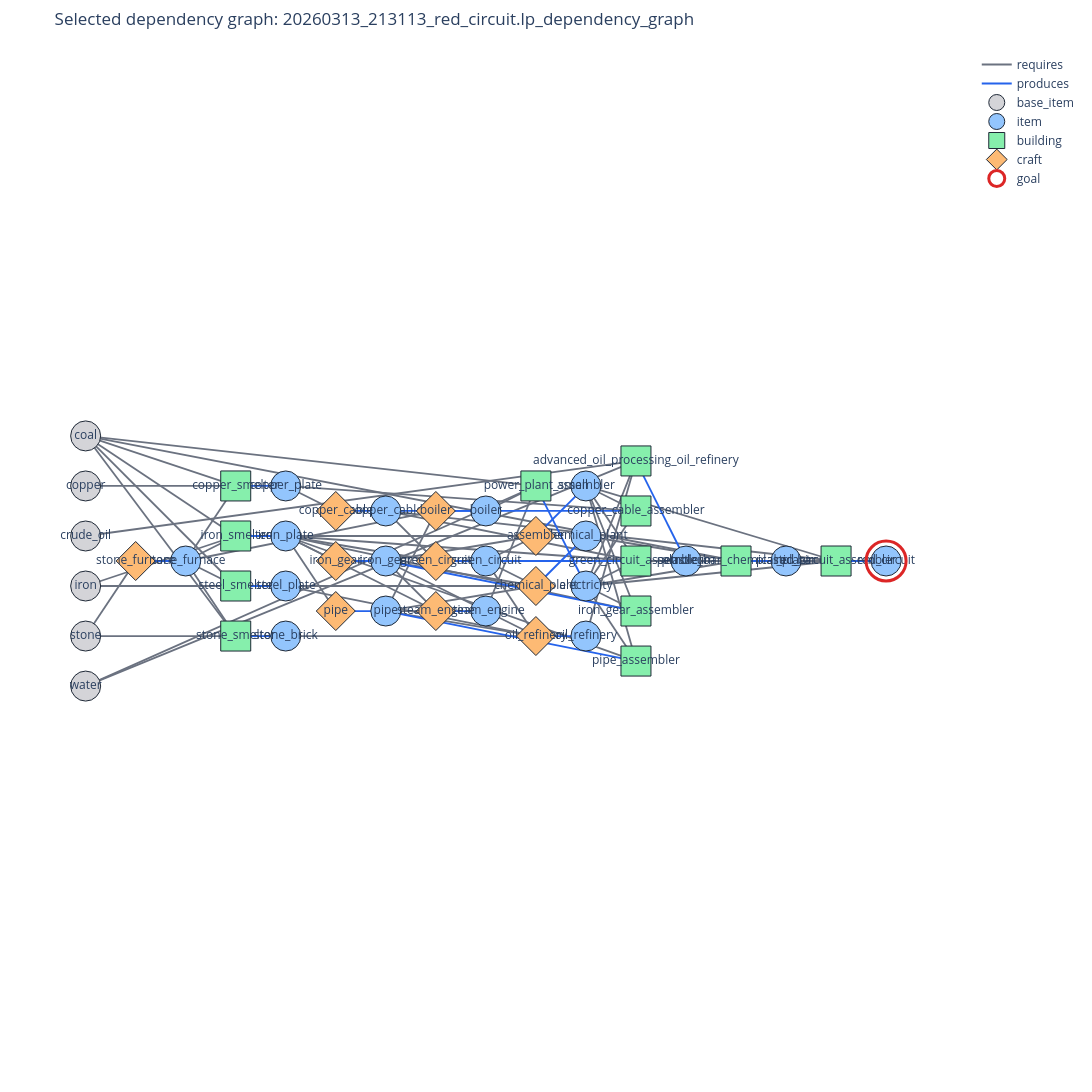

Notebook code for this chart:
### Markdown cell above
# NEW:

### Code cell
import time
from pathlib import Path

from graph_plotly_viewer import GoalDependencyViewer
from graph_tools import graph_log_to_lp, run_graph_phase

timeMax = "86400"
instanceName = "red_circuit.lp"
coreCount = "32"

timestamp = time.strftime("%Y%m%d_%H%M%S")
instancePath = Path("instances") / instanceName
instanceStem = instancePath.stem
graphLogPath = Path("logs") / f"{timestamp}_{instanceName}_dependency_graph.log"
hintPath = Path("logs") / f"{timestamp}_{instanceName}_dependency_graph_encoding.lp"
outfile = f"{timestamp}_{instanceName}_solve_-t_{timeMax}-cpu_{coreCount}.log"
sessionName = f"asp_{instanceStem}_{timestamp}"

Path("logs").mkdir(exist_ok=True)

# Phase 1: solve the global graph and minimal grounded subgraph for the full instance.
run_graph_phase(instancePath, graphLogPath)
graph_log_to_lp(graphLogPath, hintPath)

print(outfile)
print(graphLogPath)
print(hintPath)

# Visualize the minimal subgraph with depth measured from base resources.
GoalDependencyViewer.from_log(graphLogPath).show()

# Phase 2: run the full model with the generated graph-depth hints.
instanceArg = str(instancePath)
hintArg = str(hintPath)

!tmux new-session -d -s {sessionName} "bash -lc 'echo \"================ INSTANCE BEGIN ================\" > logs/{outfile}; echo \"File: {instanceArg}\" >> logs/{outfile}; echo \"Hints: {hintArg}\" >> logs/{outfile}; echo \"Graph log: {graphLogPath}\" >> logs/{outfile}; echo \"------------------------------------------------\" >> logs/{outfile}; cat {instanceArg} >> logs/{outfile}; echo >> logs/{outfile}; echo \"================ CLINGCON OUTPUT ================\" >> logs/{outfile}; systemd-run --user --scope -p MemoryMax=128G -p MemoryHigh=120G -p MemorySwapMax=0 clingcon model2.lp game.lp heuristic.lp {instanceArg} {hintArg} --opt-mode=ignore -n 1 --quiet=1 -t {coreCount} --time {timeMax} >> logs/{outfile} 2>&1'"
print(f"Started tmux session: {sessionName}")
print(f"Attach with: tmux attach -d -t {sessionName}")
!while tmux has-session -t {sessionName} 2>/dev/null; do sleep 5; done; echo finished

### Figure 1 — Plotly figure (JSON) as saved in the notebook; plotly's stock layout.template omitted (floating-point values rounded to 4 significant figures; data arrays with more than 128 entries replaced by an {"elided": "..."} marker saying what was removed)
{"data": [{"hoverinfo": "skip", "line": {"color": "#6b7280", "width": 1.8}, "mode": "lines", "name": "requires", "type": "scatter", "x": {"elided": "195 int values"}, "y": {"elided": "195 float values"}}, {"hovertemplate": "%{text}<extra></extra>", "marker": {"color": "#6b7280", "opacity": 0, "size": 10}, "mode": "markers", "showlegend": false, "text": ["assembler -> copper_cable_assembler<br>requires", "assembler -> green_circuit_assembler<br>requires", "assembler -> iron_gear_assembler<br>requires", "assembler -> pipe_assembler<br>requires", "assembler -> red_circuit_assembler<br>requires", "boiler -> power_plant_small<br>requires", "chemical_plant -> plastic_bar_chemical_plant<br>requires", "coal -> copper_smelter<br>requires", "coal -> iron_smelter<br>requires", "coal -> plastic_bar_chemical_plant<br>requires", "coal -> power_plant_small<br>requires", "coal -> steel_smelter<br>requires", "coal -> stone_smelter<br>requires", "copper -> copper_smelter<br>requires", "copper_cable -> green_circuit_assembler<br>requires", "copper_cable -> red_circuit_assembler<br>requires", "copper_cable -> green_circuit<br>requires", "copper_plate -> copper_cable_assembler<br>requires", "copper_plate -> copper_cable<br>requires", "crude_oil -> advanced_oil_processing_oil_refinery<br>requires", "electricity -> advanced_oil_processing_oil_refinery<br>requires", "electricity -> copper_cable_assembler<br>requires", "electricity -> green_circuit_assembler<br>requires", "electricity -> iron_gear_assembler<br>requires", "electricity -> pipe_assembler<br>requires", "electricity -> plastic_bar_chemical_plant<br>requires", "electricity -> red_circuit_assembler<br>requires", "green_circuit -> red_circuit_assembler<br>requires", "green_circuit -> assembler<br>requires", "green_circuit -> chemical_plant<br>requires", "green_circuit -> oil_refinery<br>requires", "iron -> iron_smelter<br>requires", "iron -> steel_smelter<br>requires", "iron_gear -> assembler<br>requires", "iron_gear -> chemical_plant<br>requires", "iron_gear -> oil_refinery<br>requires", "iron_gear -> steam_engine<br>requires", "iron_plate -> green_circuit_assembler<br>requires", "iron_plate -> iron_gear_assembler<br>requires", "iron_plate -> pipe_assembler<br>requires", "iron_plate -> assembler<br>requires", "iron_plate -> green_circuit<br>requires", "iron_plate -> iron_gear<br>requires", "iron_plate -> pipe<br>requires", "iron_plate -> steam_engine<br>requires", "oil_refinery -> advanced_oil_processing_oil_refinery<br>requires", "petroleum -> plastic_bar_chemical_plant<br>requires", "pipe -> boiler<br>requires", "pipe -> chemical_plant<br>requires", "pipe -> oil_refinery<br>requires", "pipe -> steam_engine<br>requires", "plastic_bar -> red_circuit_assembler<br>requires", "steam_engine -> power_plant_small<br>requires", "steel_plate -> chemical_plant<br>requires", "steel_plate -> oil_refinery<br>requires", "stone -> stone_smelter<br>requires", "stone -> stone_furnace<br>requires", "stone_brick -> oil_refinery<br>requires", "stone_furnace -> copper_smelter<br>requires", "stone_furnace -> iron_smelter<br>requires", "stone_furnace -> steel_smelter<br>requires", "stone_furnace -> stone_smelter<br>requires", "stone_furnace -> boiler<br>requires", "water -> advanced_oil_processing_oil_refinery<br>requires", "water -> power_plant_small<br>requires"], "type": "scatter", "x": [10.5, 10.5, 10.5, 10.5, 12.5, 8.5, 11.5, 1.5, 1.5, 6.5, 4.5, 1.5, 1.5, 1.5, 8.5, 10.5, 6.5, 7.5, 4.5, 5.5, 10.5, 10.5, 10.5, 10.5, 10.5, 11.5, 12.5, 11.5, 8.5, 8.5, 8.5, 1.5, 1.5, 7.5, 7.5, 7.5, 6.5, 7.5, 7.5, 7.5, 6.5, 5.5, 4.5, 4.5, 5.5, 10.5, 12.5, 6.5, 7.5, 7.5, 6.5, 14.5, 8.5, 6.5, 6.5, 1.5, 0.5, 6.5, 2.5, 2.5, 2.5, 2.5, 4.5, 5.5, 4.5], "y": [1.25, 0.75, 0.25, -0.25, 0.75, 1.25, 0.25, 2, 1.5, 1.25, 2, 1, 0.5, 1.5, 0.5, 0.5, 0.5, 1.25, 1.25, 1.25, 0.75, 0.25, -0.25, -0.75, -1.25, -0.25, -0.25, 0, 0.25, -0.25, -0.75, 0, -0.5, 0.25, -0.25, -0.75, -0.5, 0.25, -0.25, -0.75, 0.5, 0.25, 0.25, -0.25, -0.25, 0.25, 0, 0, -0.75, -1.25, -1, 0, 0.25, -0.5, -1, -1.5, -0.75, -1.5, 0.75, 0.25, -0.25, -0.75, 0.5, -0.25, -0.5]}, {"hoverinfo": "skip", "line": {"color": "#2563eb", "width": 1.8}, "mode": "lines", "name": "produces", "type": "scatter", "x": [11, 12, null, 11, 6, null, 3, 4, null, 11, 8, null, 11, 6, null, 3, 4, null, 11, 6, null, 13, 14, null, 9, 10, null, 15, 16, null, 3, 4, null, 3, 4, null, 9, 10, null, 7, 8, null, 9, 10, null, 5, 6, null, 7, 8, null, 5, 6, null, 9, 10, null, 5, 6, null, 7, 8, null, 1, 2, null], "y": [2, 0, null, 1, 1, null, 1.5, 1.5, null, 0, 0, null, -1, 0, null, 0.5, 0.5, null, -2, -1, null, 0, 0, null, 1.5, -0.5, null, 0, 0, null, -0.5, -0.5, null, -1.5, -1.5, null, 0.5, 1.5, null, 1, 1, null, -0.5, 0.5, null, 1, 1, null, 0, 0, null, 0, 0, null, -1.5, -1.5, null, -1, -1, null, -1, -1, null, 0, 0, null]}, {"hovertemplate": "%{text}<extra></extra>", "marker": {"color": "#2563eb", "opacity": 0, "size": 10}, "mode": "markers", "showlegend": false, "text": ["advanced_oil_processing_oil_refinery -> petroleum<br>produces", "copper_cable_assembler -> copper_cable<br>produces", "copper_smelter -> copper_plate<br>produces", "green_circuit_assembler -> green_circuit<br>produces", "iron_gear_assembler -> iron_gear<br>produces", "iron_smelter -> iron_plate<br>produces", "pipe_assembler -> pipe<br>produces", "plastic_bar_chemical_plant -> plastic_bar<br>produces", "power_plant_small -> electricity<br>produces", "red_circuit_assembler -> red_circuit<br>produces", "steel_smelter -> steel_plate<br>produces", "stone_smelter -> stone_brick<br>produces", "assembler -> assembler<br>produces", "boiler -> boiler<br>produces", "chemical_plant -> chemical_plant<br>produces", "copper_cable -> copper_cable<br>produces", "green_circuit -> green_circuit<br>produces", "iron_gear -> iron_gear<br>produces", "oil_refinery -> oil_refinery<br>produces", "pipe -> pipe<br>produces", "steam_engine -> steam_engine<br>produces", "stone_furnace -> stone_furnace<br>produces"], "type": "scatter", "x": [11.5, 8.5, 3.5, 9.5, 8.5, 3.5, 8.5, 13.5, 9.5, 15.5, 3.5, 3.5, 9.5, 7.5, 9.5, 5.5, 7.5, 5.5, 9.5, 5.5, 7.5, 1.5], "y": [1, 1, 1.5, 0, -0.5, 0.5, -1.5, 0, 0.5, 0, -0.5, -1.5, 1, 1, 0, 1, 0, 0, -1.5, -1, -1, 0]}, {"customdata": ["coal<br>kind=item<br>base=True<br>goal=False<br>depth=0", "copper<br>kind=item<br>base=True<br>goal=False<br>depth=0", "crude_oil<br>kind=item<br>base=True<br>goal=False<br>depth=0", "iron<br>kind=item<br>base=True<br>goal=False<br>depth=0", "stone<br>kind=item<br>base=True<br>goal=False<br>depth=0", "water<br>kind=item<br>base=True<br>goal=False<br>depth=0"], "hovertemplate": "%{customdata}<extra></extra>", "marker": {"color": "#d4d4d8", "line": {"color": "#1f2937", "width": 1}, "size": 30, "symbol": "circle"}, "mode": "markers+text", "name": "base_item", "text": ["coal", "copper", "crude_oil", "iron", "stone", "water"], "textposition": "middle center", "type": "scatter", "x": [0, 0, 0, 0, 0, 0], "y": [2.5, 1.5, 0.5, -0.5, -1.5, -2.5]}, {"customdata": ["assembler<br>kind=item<br>base=False<br>goal=False<br>depth=10", "boiler<br>kind=item<br>base=False<br>goal=False<br>depth=8", "chemical_plant<br>kind=item<br>base=False<br>goal=False<br>depth=10", "copper_cable<br>kind=item<br>base=False<br>goal=False<br>depth=6", "copper_plate<br>kind=item<br>base=False<br>goal=False<br>depth=4", "electricity<br>kind=item<br>base=False<br>goal=False<br>depth=10", "green_circuit<br>kind=item<br>base=False<br>goal=False<br>depth=8", "iron_gear<br>kind=item<br>base=False<br>goal=False<br>depth=6", "iron_plate<br>kind=item<br>base=False<br>goal=False<br>depth=4", "oil_refinery<br>kind=item<br>base=False<br>goal=False<br>depth=10", "petroleum<br>kind=item<br>base=False<br>goal=False<br>depth=12", "pipe<br>kind=item<br>base=False<br>goal=False<br>depth=6", "plastic_bar<br>kind=item<br>base=False<br>goal=False<br>depth=14", "red_circuit<br>kind=item<br>base=False<br>goal=True<br>depth=16", "steam_engine<br>kind=item<br>base=False<br>goal=False<br>depth=8", "steel_plate<br>kind=item<br>base=False<br>goal=False<br>depth=4", "stone_brick<br>kind=item<br>base=False<br>goal=False<br>depth=4", "stone_furnace<br>kind=item<br>base=False<br>goal=False<br>depth=2"], "hovertemplate": "%{customdata}<extra></extra>", "marker": {"color": "#93c5fd", "line": {"color": "#1f2937", "width": 1}, "size": 30, "symbol": "circle"}, "mode": "markers+text", "name": "item", "text": ["assembler", "boiler", "chemical_plant", "copper_cable", "copper_plate", "electricity", "green_circuit", "iron_gear", "iron_plate", "oil_refinery", "petroleum", "pipe", "plastic_bar", "red_circuit", "steam_engine", "steel_plate", "stone_brick", "stone_furnace"], "textposition": "middle center", "type": "scatter", "x": [10, 8, 10, 6, 4, 10, 8, 6, 4, 10, 12, 6, 14, 16, 8, 4, 4, 2], "y": [1.5, 1, 0.5, 1, 1.5, -0.5, 0, 0, 0.5, -1.5, 0, -1, 0, 0, -1, -0.5, -1.5, 0]}, {"customdata": ["advanced_oil_processing_oil_refinery<br>kind=building<br>base=False<br>goal=False<br>depth=11", "copper_cable_assembler<br>kind=building<br>base=False<br>goal=False<br>depth=11", "copper_smelter<br>kind=building<br>base=False<br>goal=False<br>depth=3", "green_circuit_assembler<br>kind=building<br>base=False<br>goal=False<br>depth=11", "iron_gear_assembler<br>kind=building<br>base=False<br>goal=False<br>depth=11", "iron_smelter<br>kind=building<br>base=False<br>goal=False<br>depth=3", "pipe_assembler<br>kind=building<br>base=False<br>goal=False<br>depth=11", "plastic_bar_chemical_plant<br>kind=building<br>base=False<br>goal=False<br>depth=13", "power_plant_small<br>kind=building<br>base=False<br>goal=False<br>depth=9", "red_circuit_assembler<br>kind=building<br>base=False<br>goal=False<br>depth=15", "steel_smelter<br>kind=building<br>base=False<br>goal=False<br>depth=3", "stone_smelter<br>kind=building<br>base=False<br>goal=False<br>depth=3"], "hovertemplate": "%{customdata}<extra></extra>", "marker": {"color": "#86efac", "line": {"color": "#1f2937", "width": 1}, "size": 30, "symbol": "square"}, "mode": "markers+text", "name": "building", "text": ["advanced_oil_processing_oil_refinery", "copper_cable_assembler", "copper_smelter", "green_circuit_assembler", "iron_gear_assembler", "iron_smelter", "pipe_assembler", "plastic_bar_chemical_plant", "power_plant_small", "red_circuit_assembler", "steel_smelter", "stone_smelter"], "textposition": "middle center", "type": "scatter", "x": [11, 11, 3, 11, 11, 3, 11, 13, 9, 15, 3, 3], "y": [2, 1, 1.5, 0, -1, 0.5, -2, 0, 1.5, 0, -0.5, -1.5]}, {"customdata": ["assembler<br>kind=craft<br>base=False<br>goal=False<br>depth=9", "boiler<br>kind=craft<br>base=False<br>goal=False<br>depth=7", "chemical_plant<br>kind=craft<br>base=False<br>goal=False<br>depth=9", "copper_cable<br>kind=craft<br>base=False<br>goal=False<br>depth=5", "green_circuit<br>kind=craft<br>base=False<br>goal=False<br>depth=7", "iron_gear<br>kind=craft<br>base=False<br>goal=False<br>depth=5", "oil_refinery<br>kind=craft<br>base=False<br>goal=False<br>depth=9", "pipe<br>kind=craft<br>base=False<br>goal=False<br>depth=5", "steam_engine<br>kind=craft<br>base=False<br>goal=False<br>depth=7", "stone_furnace<br>kind=craft<br>base=False<br>goal=False<br>depth=1"], "hovertemplate": "%{customdata}<extra></extra>", "marker": {"color": "#fdba74", "line": {"color": "#1f2937", "width": 1}, "size": 30, "symbol": "diamond"}, "mode": "markers+text", "name": "craft", "text": ["assembler", "boiler", "chemical_plant", "copper_cable", "green_circuit", "iron_gear", "oil_refinery", "pipe", "steam_engine", "stone_furnace"], "textposition": "middle center", "type": "scatter", "x": [9, 7, 9, 5, 7, 5, 9, 5, 7, 1], "y": [0.5, 1, -0.5, 1, 0, 0, -1.5, -1, -1, 0]}, {"hoverinfo": "skip", "marker": {"color": "rgba(0,0,0,0)", "line": {"color": "#dc2626", "width": 3}, "size": 40}, "mode": "markers", "name": "goal", "type": "scatter", "x": [16], "y": [0]}], "layout": {"dragmode": "pan", "height": 2760, "margin": {"b": 20, "l": 20, "r": 20, "t": 50}, "paper_bgcolor": "white", "plot_bgcolor": "white", "showlegend": true, "title": {"text": "Selected dependency graph: 20260313_213113_red_circuit.lp_dependency_graph"}, "width": 1400, "xaxis": {"showgrid": false, "visible": false, "zeroline": false}, "yaxis": {"scaleanchor": "x", "scaleratio": 1, "showgrid": false, "visible": false, "zeroline": false}}}
